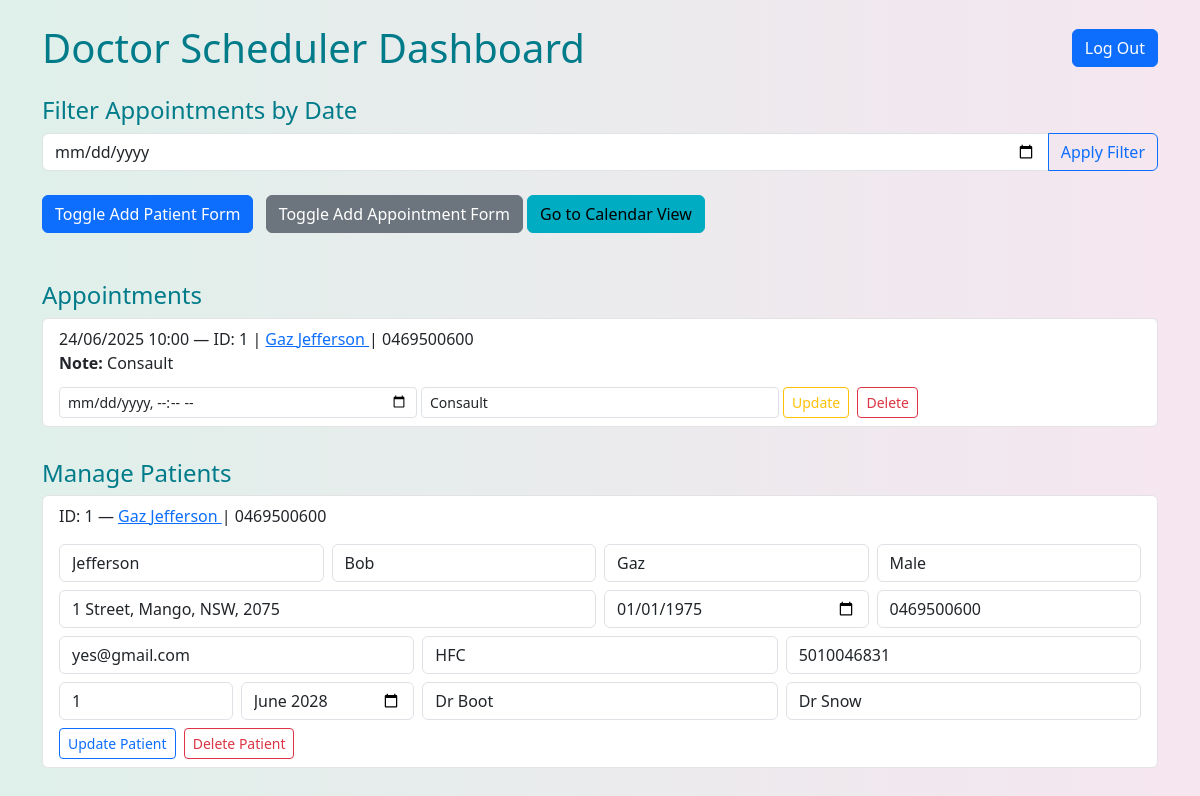
The page /dashboard (signed in) on the database as committed earlier.
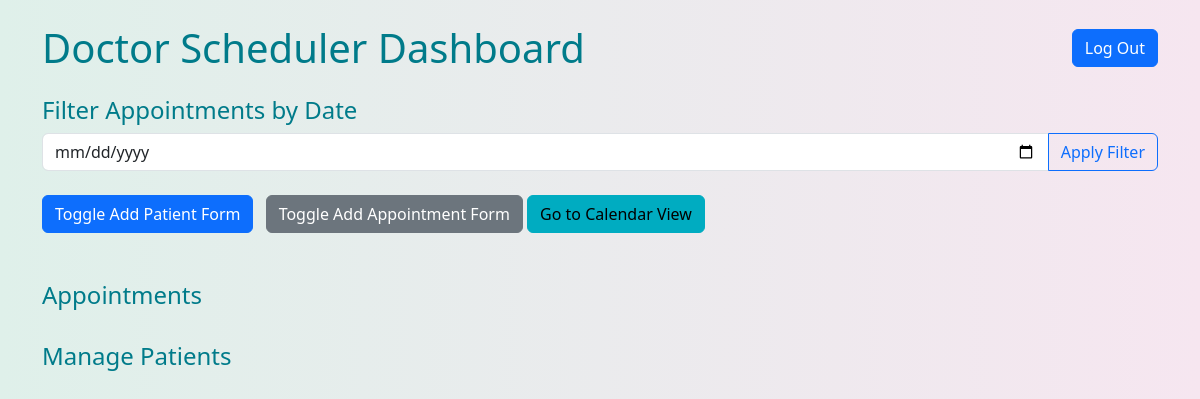
The same page on the database as committed later.
### tables this page shows
CREATE TABLE appointments (
                id INTEGER PRIMARY KEY AUTOINCREMENT,
                patient_id INTEGER NOT NULL,
                appointment_time TEXT NOT NULL,
                note TEXT,
                FOREIGN KEY (patient_id) REFERENCES patients (id)
            );

CREATE TABLE patients (
                id INTEGER PRIMARY KEY AUTOINCREMENT,
                last_name TEXT NOT NULL,
                first_name TEXT NOT NULL,
                preferred_name TEXT,
                gender TEXT,
                address TEXT,
                date_of_birth TEXT,
                phone TEXT,
                email TEXT,
                health_fund TEXT,
                medicare_number TEXT,
                medicare_reference TEXT,
                medicare_expiry TEXT,
                general_practitioner TEXT,
                referral TEXT
            );

### app.py (the view)
@app.route('/dashboard', methods=['GET', 'POST'])
def dashboard():
    date_filter = request.form.get('filter_date') if request.method == 'POST' else None
    conn = get_db_connection()
    if date_filter:
        appointments = conn.execute('''
            SELECT appointments.id, appointment_time, appointments.patient_id,
                   patients.first_name, patients.last_name, patients.preferred_name, patients.phone, appointments.note
            FROM appointments
            JOIN patients ON appointments.patient_id = patients.id
            WHERE DATE(appointment_time) = ?
            ORDER BY appointment_time
        ''', (date_filter,)).fetchall()
    else:
        appointments = conn.execute('''
            SELECT appointments.id, appointment_time, appointments.patient_id,
                   patients.first_name, patients.last_name, patients.preferred_name, patients.phone, appointments.note
            FROM appointments
            JOIN patients ON appointments.patient_id = patients.id
            ORDER BY appointment_time
        ''').fetchall()
    formatted_appointments = []
    for appt in appointments:
        try:
            dt = datetime.fromisoformat(appt['appointment_time'])
            formatted_time = dt.strftime('%d/%m/%Y %H:%M')
        except ValueError:
            formatted_time = appt['appointment_time']
        appt_dict = dict(appt)
        appt_dict['formatted_time'] = formatted_time
        formatted_appointments.append(appt_dict)
    patients = conn.execute('SELECT * FROM patients').fetchall()
    conn.close()
    return render_template('dashboard.html', appointments=formatted_appointments, patients=patients, filter_date=date_filter)

### app.py (called while the page is built)
@app.before_request
def require_login():
    allowed_routes = ['login', 'static']
    if request.endpoint not in allowed_routes and 'username' not in session:
        return redirect(url_for('login'))

def get_db_connection():
    conn = sqlite3.connect(DB_PATH)
    conn.row_factory = sqlite3.Row
    return conn

### templates/dashboard.html (shortened to what this page needs)
<!DOCTYPE html>
<html>
<head>
    <link href="https://cdn.jsdelivr.net/npm/bootstrap@5.3.0/dist/css/bootstrap.min.css" rel="stylesheet">
</head>
<body>
<div class="container mt-4">
    <div class="d-flex justify-content-between align-items-center mb-4">
      <h1 class="m-0">Doctor Scheduler Dashboard</h1>
      <a href="{{ url_for('logout') }}"
         class="btn btn-primary">
        Log Out
      </a>
    </div>
    <div class="mb-4">
        <h4>Filter Appointments by Date</h4>
        <form method="POST" action="{{ url_for('dashboard') }}">
            <div class="input-group">
                <input type="date" class="form-control" name="filter_date" value="{{ filter_date or '' }}">
                <button class="btn btn-outline-primary" type="submit">Apply Filter</button>
            </div>
        </form>
    </div>
    <div class="mb-3">
        <button class="btn btn-primary me-2" onclick="toggleForm('add-patient-form')">Toggle Add Patient Form</button>
        <button class="btn btn-secondary" onclick="toggleForm('add-appointment-form')">Toggle Add Appointment Form</button>
        <a href="{{ url_for('calendar_view') }}" class="btn btn-info">Go to Calendar View</a>
    </div>
    <h4 class="mt-5">Appointments</h4>
    <ul class="list-group mb-4">
        {% for appt in appointments %}
            <li class="list-group-item">
                {{ appt['formatted_time'] }} —
                ID: {{ appt['patient_id'] }} |
                <a href="{{ url_for('patientprofile', patient_id=appt['patient_id']) }}">
                    {{ appt['preferred_name'] or appt['first_name'] }} {{ appt['last_name'] }}
                </a> |
                {{ appt['phone'] }}
                <p class="mb-1"><strong>Note:</strong> {{ appt['note'] if appt['note'] else 'None' }}</p>
                <form method="POST" action="/edit_appointment/{{ appt['id'] }}" class="row g-1 mt-2">
                    <div class="col-md-4">
                        <input type="datetime-local" name="appointment_time" class="form-control form-control-sm" required>
                    </div>
                    <div class="col-md-4">
                        <input type="text" name="note" class="form-control form-control-sm" placeholder="Update note" value="{{ appt['note'] }}">
                    </div>
                    <div class="col-md-4">
                        <button class="btn btn-sm btn-outline-warning" type="submit">Update</button>
                        <a href="{{ url_for('delete_appointment', appointment_id=appt['id']) }}"
                            class="btn btn-sm btn-outline-danger ms-1"
                            onclick="return confirm('Delete this appointment?');">Delete</a>
                    </div>
                </form>
            </li>
        {% endfor %}
    </ul>
    <h4>Manage Patients</h4>
    <ul class="list-group">
        {% for patient in patients %}
            <li class="list-group-item">
                ID: {{ patient['id'] }} —
                <a href="{{ url_for('patientprofile', patient_id=patient['id']) }}">
                    {{ patient['preferred_name'] or patient['first_name'] }} {{ patient['last_name'] }}
                </a> |
                {{ patient['phone'] }}
                <form method="POST" action="/edit_patient/{{ patient['id'] }}" class="mt-2 row g-2">
                    <div class="col-md-3"><input type="text" name="last_name" class="form-control" value="{{ patient['last_name'] }}" required></div>
                    <div class="col-md-3"><input type="text" name="first_name" class="form-control" value="{{ patient['first_name'] }}" required></div>
                    <div class="col-md-3"><input type="text" name="preferred_name" class="form-control" value="{{ patient['preferred_name'] }}"></div>
                    <div class="col-md-3"><input type="text" name="gender" class="form-control" value="{{ patient['gender'] }}"></div>
                    <div class="col-md-6"><input type="text" name="address" class="form-control" value="{{ patient['address'] }}"></div>
                    <div class="col-md-3"><input type="date" name="date_of_birth" class="form-control" value="{{ patient['date_of_birth'] }}"></div>
                    <div class="col-md-3"><input type="text" name="phone" class="form-control" value="{{ patient['phone'] }}"></div>
                    <div class="col-md-4"><input type="email" name="email" class="form-control" value="{{ patient['email'] }}"></div>
                    <div class="col-md-4"><input type="text" name="health_fund" class="form-control" value="{{ patient['health_fund'] }}"></div>
                    <div class="col-md-4"><input type="text" name="medicare_number" class="form-control" value="{{ patient['medicare_number'] }}"></div>
                    <div class="col-md-2"><input type="text" name="medicare_reference" class="form-control" value="{{ patient['medicare_reference'] }}"></div>
                    <div class="col-md-2"><input type="month" name="medicare_expiry" class="form-control" value="{{ patient['medicare_expiry'] }}"></div>
                    <div class="col-md-4"><input type="text" name="general_practitioner" class="form-control" value="{{ patient['general_practitioner'] }}"></div>
                    <div class="col-md-4"><input type="text" name="referral" class="form-control" value="{{ patient['referral'] }}"></div>
                    <div class="col-12"> <button type="submit" class="btn btn-outline-primary btn-sm">Update Patient</button>
                    <a href="{{ url_for('delete_patient', patient_id=patient['id']) }}"
                    class="btn btn-sm btn-outline-danger ms-1"
                    onclick="return confirm('Delete this patient?');">
                    Delete Patient
                    </a>
                    </div>
                </form>
            </li>
        {% endfor %}
    </ul>
</div>
</body>
</html>

### templates/dashboard.html (style rules this page uses)
body { background: linear-gradient(to right, #dff0ea, #f6e6f0); font-family: 'Segoe UI', sans-serif; }
h1, h4 { color: #007b8a; }
.btn-info { background-color: #00acc1; border-color: #00acc1; }

Rows that differ between the two databases and show on the page:
removed appointments: formatted_time "24/06/2025 10:00", patient_id "1", preferred_name "Gaz", last_name "Jefferson", phone "0469500600", note "Consault"
removed patients: id "1", preferred_name "Gaz", last_name "Jefferson", phone "0469500600", first_name "Bob", gender "Male", address "1 Street, Mango, NSW, 2075", date_of_birth "01/01/1975", email "yes@gmail.com", health_fund "HFC", medicare_number "5010046831", medicare_reference "1", medicare_expiry "2028-06", general_practitioner "Dr Boot", referral "Dr Snow"
